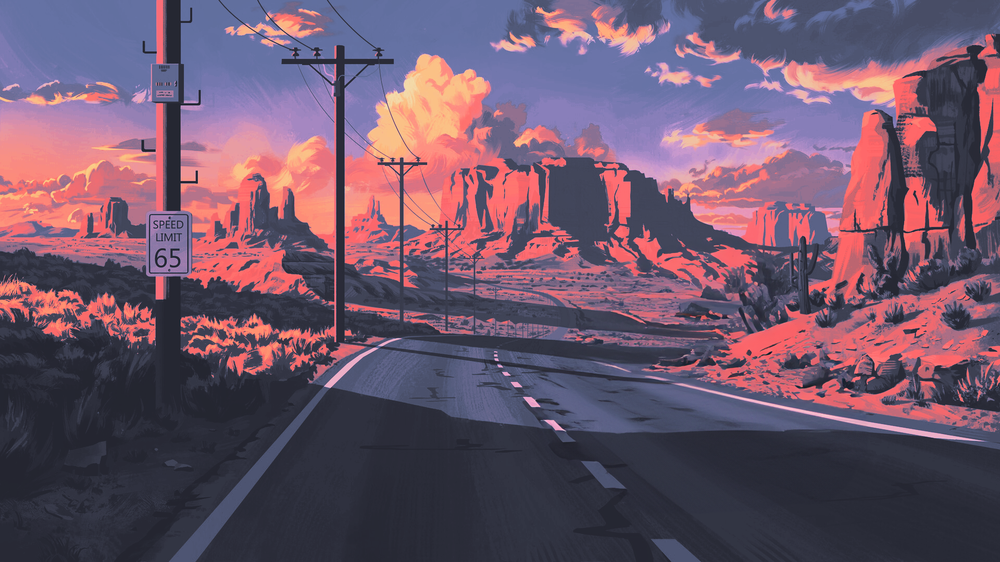
#> input picture road.png, 1000 x 562 px, shrunk from 1920 x 1080 before the run
$ jupyter execute Ex8.ipynb
#> lines starting #> are read from the running program, lines starting #| are printed output that depends on the picture; after the words box and inside, x2 and y2 are one past the last pixel; in counts of white or black regions, pixels touching at a corner belong together
[cell 1]
import cv2
import numpy as np
import matplotlib.pyplot as plt

[cell 2]
# Step 2: Read the image and convert to grayscale
image = cv2.imread('road.png')  # Replace with your image file path
#> image is the input picture: shape (562, 1000, 3); mean B, G, R 105.6, 85.5, 110
gray_image = cv2.cvtColor(image, cv2.COLOR_BGR2GRAY)  # Convert to grayscale
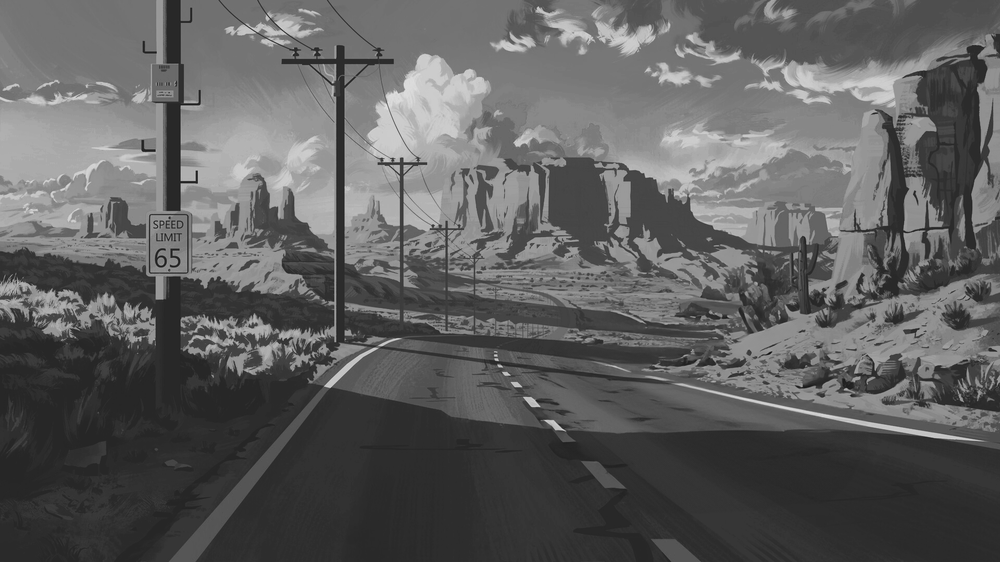
#> gray_image: shape (562, 1000); min 10, max 228, mean 95.1

[cell 3]
# Original Image
#plt.subplot(2, 2, 1)
plt.imshow(cv2.cvtColor(image, cv2.COLOR_BGR2RGB))  # Convert from BGR to RGB for display
plt.title("Original Image")
plt.axis('off')

[cell 4]
# Step 3: Use Global Thresholding to segment the image
# Apply global thresholding with a threshold value of 127
_, global_thresholded = cv2.threshold(gray_image, 127, 255, cv2.THRESH_BINARY)
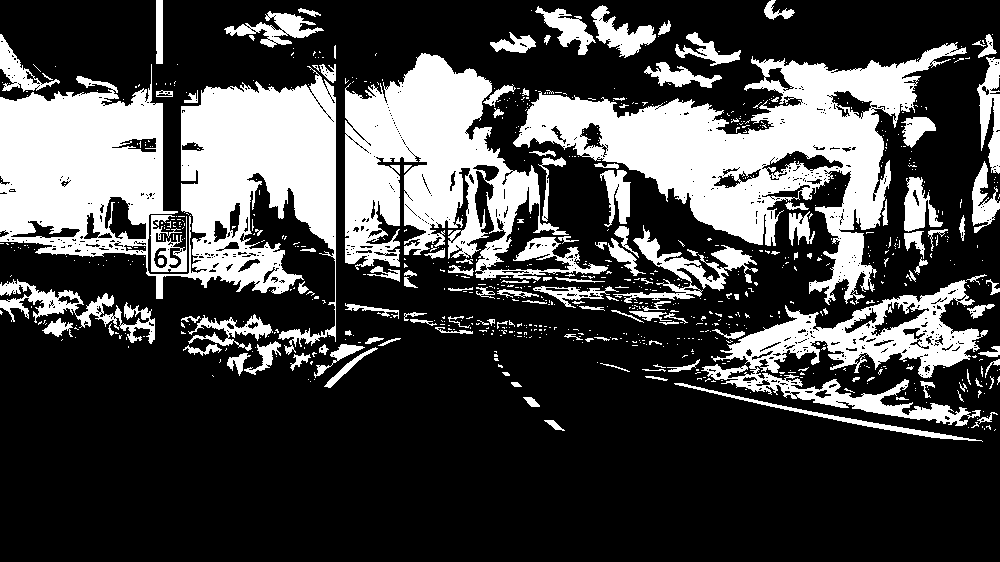
#> global_thresholded: shape (562, 1000); 28.2% white; 840 white regions (704 under 20 px), largest, box (x1, y1, x2, y2) and area: (0, 64, 336, 355) 47036, (513, 42, 967, 305) 36590, (345, 53, 608, 281) 26645

[cell 5]
# Step 4: Use Adaptive Thresholding to segment the image
# Apply adaptive thresholding using Gaussian method
adaptive_thresholded = cv2.adaptiveThreshold(gray_image, 255, cv2.ADAPTIVE_THRESH_GAUSSIAN_C, cv2.THRESH_BINARY, 11, 2)
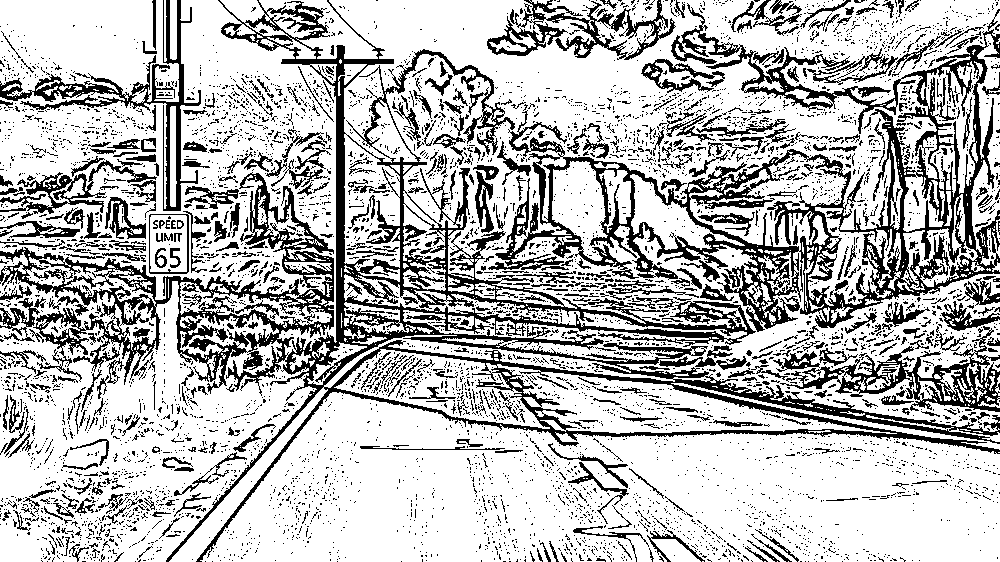
#> adaptive_thresholded: shape (562, 1000); 72.9% white; 5808 black regions (5282 under 20 px), largest, box (x1, y1, x2, y2) and area: (0, 0, 1000, 562) 50064, (488, 3, 1000, 332) 31076, (0, 0, 201, 211) 4485

[cell 6]
# Step 5: Use Otsu's method to segment the image
# Apply Otsu's method for optimal thresholding
_, otsu_thresholded = cv2.threshold(gray_image, 0, 255, cv2.THRESH_BINARY + cv2.THRESH_OTSU)
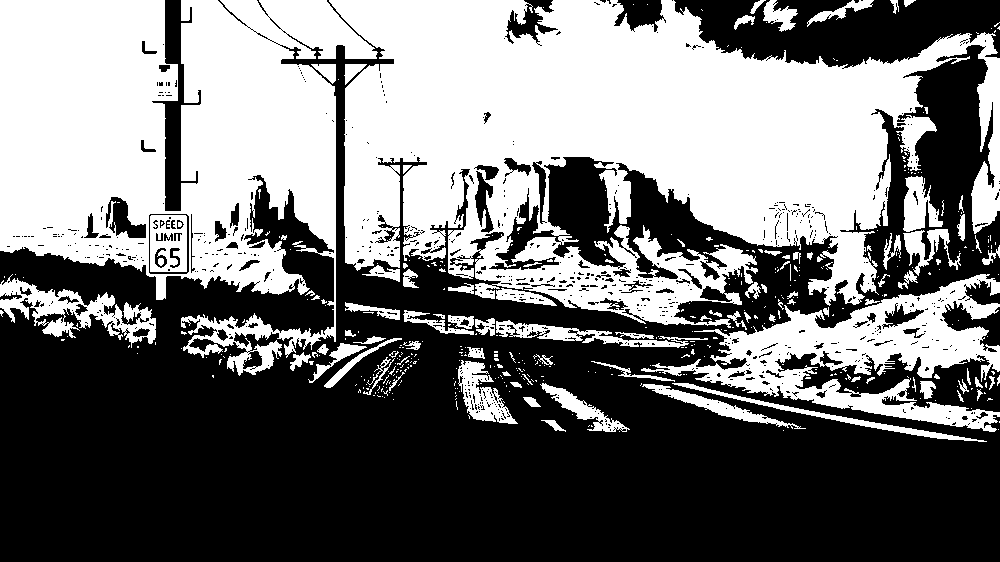
#> otsu_thresholded: shape (562, 1000); 45.5% white; 436 white regions (338 under 20 px), largest, box (x1, y1, x2, y2) and area: (329, 0, 1000, 328) 127472, (0, 0, 378, 376) 83303, (641, 274, 1000, 432) 19455

[cell 7]
# Global Thresholding
plt.subplot(2, 2, 1)
plt.imshow(global_thresholded, cmap='gray')
plt.title("Global Thresholding")
plt.axis('off')

# Adaptive Thresholding
plt.subplot(2, 2, 2)
plt.imshow(adaptive_thresholded, cmap='gray')
plt.title("Adaptive Thresholding")
plt.axis('off')

# Otsu's Method
plt.subplot(2, 2, 3)
plt.imshow(otsu_thresholded, cmap='gray')
plt.title("Otsu's Method")
plt.axis('off')

# Show the plot
plt.tight_layout()
plt.show()
